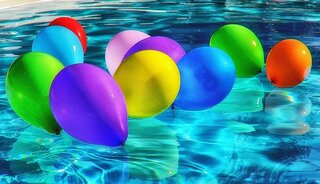
#> input picture Affine/balloons_smaller.jpg, 320 x 184 px
$ jupyter execute P3B_Affine.ipynb
#> lines starting #> are read from the running program, lines starting #| are printed output that depends on the picture
[cell 1]
import cv2
import numpy as np
import matplotlib.pyplot as plt
import matplotlib.image as img
import math

[cell 2]
# OpenCV는 이미지를 BGR로 읽는데
# plt 라이브러리는 RGB로 이미지를 읽음!!!

I = cv2.imread('balloons_smaller.jpg')
#> I is the input picture: shape (184, 320, 3); mean B, G, R 152.8, 138.6, 61.9

cv2.imshow('image', I)
cv2.waitKey(0)
cv2.destroyAllWindows()

[cell 3]
# 이미지를 확대하세요.
def my_resizing(img):
    matrix = np.array([[ 1.5 ,0,0  ],[ 0  , 1.5 , 0  ]], dtype=np.float32)                   # 1.5배 확대하는 matrix 만들기
    result = cv2.warpAffine(img, matrix, None)
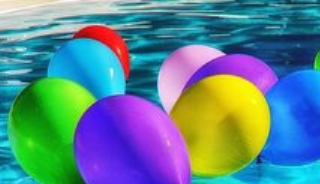
#> result: shape (184, 320, 3); mean B, G, R 144.5, 132.4, 90.3
    return result

resized = my_resizing(I)

[cell 4]
# 이미지를 가로: 30px, 세로: 20px 이동하세요
def my_translation(img):
    matrix = np.array([[  1, 0  ,30  ],[ 0  ,1  , 20  ]], dtype=np.float32)                # 가로와 세로를 이동하는 matrix 만들기
    result = cv2.warpAffine(img, matrix, None)
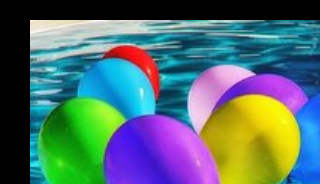
#> result: shape (184, 320, 3); mean B, G, R 111.1, 110.2, 81.7
    return result

translation = my_translation(resized)

[cell 5]
# 이미지를 30도 회전하세요 (회전축은 이미지의 중심) - 실습과제 PPT를 참고하세요
def my_rotation(img, angle):
#> called with angle = 30
    center_x = img.shape[1]/2
#> center_x = 160
    center_y = img.shape[0]/2
#> center_y = 92

    rad = math.radians(angle)

    a = math.cos(rad)
    b = math.sin(rad)

    matrix = np.array([[  a , b   , (1-a)*center_x-b*center_y   ],
                       [ -b  , a   , b*center_x+(1-a)*center_y  ]], dtype=np.float32)

    result = cv2.warpAffine(img, matrix, None)
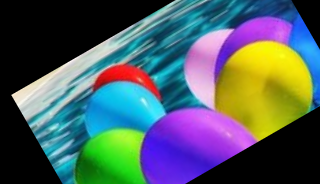
#> result: shape (184, 320, 3); mean B, G, R 97.8, 94.2, 77.9
    return result

rotation = my_rotation(translation, 30)

[cell 6]
# 이미지를 shearing 하세요
def my_shear(img):

    matrix_x = np.array([[ 1 , 0  , 0  ],[  0.2 , 1  ,0   ]], dtype=np.float32)                     # 가로: 0.2의 비율로 shearging
    matrix_y = np.array([[ 1 , 0.2  , 0  ],[ 0  , 1  , 0  ]], dtype=np.float32)                     # 세로: 0.2의 비율로 shearging

    result_1 = cv2.warpAffine(img, matrix_x, None)
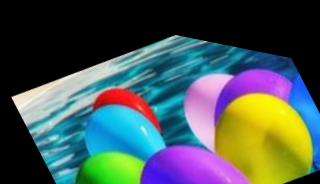
#> result_1: shape (184, 320, 3); mean B, G, R 85.3, 87, 71.1
    result_2 = cv2.warpAffine(result_1, matrix_y, None)
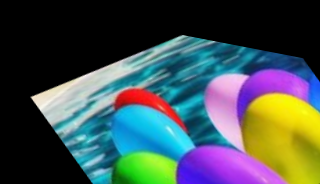
#> result_2: shape (184, 320, 3); mean B, G, R 81.3, 81, 66.9
    return result_2

shearing = my_shear(rotation)

[cell 7]
RGBimg = cv2.cvtColor(I, cv2.COLOR_BGR2RGB)
fig = plt.figure(figsize = (15, 10)) # rows*cols 행렬의 i번째 subplot 생성
rows = 2
cols = 3

ax5 = fig.add_subplot(rows, cols, 1)
ax5.imshow(RGBimg)
ax5.set_title('Original')
ax5.axis("off")

ax1 = fig.add_subplot(rows, cols, 2)
resizing = my_resizing(RGBimg)
ax1.imshow(resizing)
ax1.set_title('resizing')
ax1.axis("off")

ax2 = fig.add_subplot(rows, cols, 3)
translation = my_translation(resizing)
ax2.imshow(translation)
ax2.set_title('translation')
ax2.axis("off")

ax3 = fig.add_subplot(rows, cols, 4)
rotation = my_rotation(translation, 30)
ax3.imshow(rotation)
ax3.set_title('Rotation')
ax3.axis("off")

ax4 = fig.add_subplot(rows, cols, 5)
shear = my_shear(rotation)
ax4.imshow(shear)
ax4.set_title('Shear')
ax4.axis("off")


plt.show()
